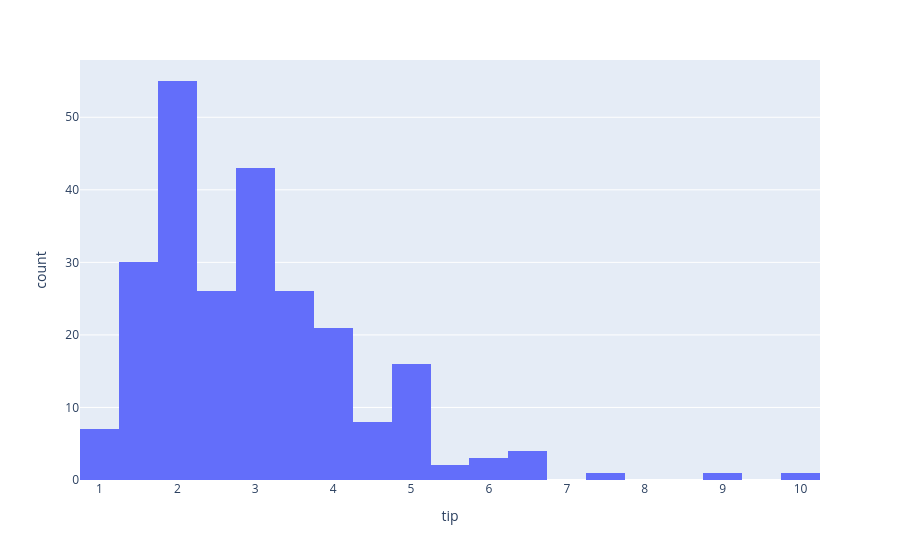

Write notebook code for a chart like this one.
### Code cell
# Create a histogram to visualize the distribution of the 'tip' column.
# Include hover data to show more information when hovering over the bars.
px.histogram(tips, x='tip', hover_data=tips.columns)

### Figure 1 — Plotly figure (JSON) as saved in the notebook; plotly's stock layout.template omitted (floating-point values rounded to 4 significant figures; data arrays with more than 128 entries replaced by an {"elided": "..."} marker saying what was removed)
{"data": [{"alignmentgroup": "True", "bingroup": "x", "hovertemplate": "tip=%{x}<br>count=%{y}<extra></extra>", "legendgroup": "", "marker": {"color": "#636efa", "pattern": {"shape": ""}}, "name": "", "offsetgroup": "", "orientation": "v", "showlegend": false, "type": "histogram", "x": {"elided": "244 float values"}, "xaxis": "x", "yaxis": "y"}], "layout": {"barmode": "relative", "legend": {"tracegroupgap": 0}, "margin": {"t": 60}, "xaxis": {"anchor": "y", "domain": [0, 1], "title": {"text": "tip"}}, "yaxis": {"anchor": "x", "domain": [0, 1], "title": {"text": "count"}}}}
